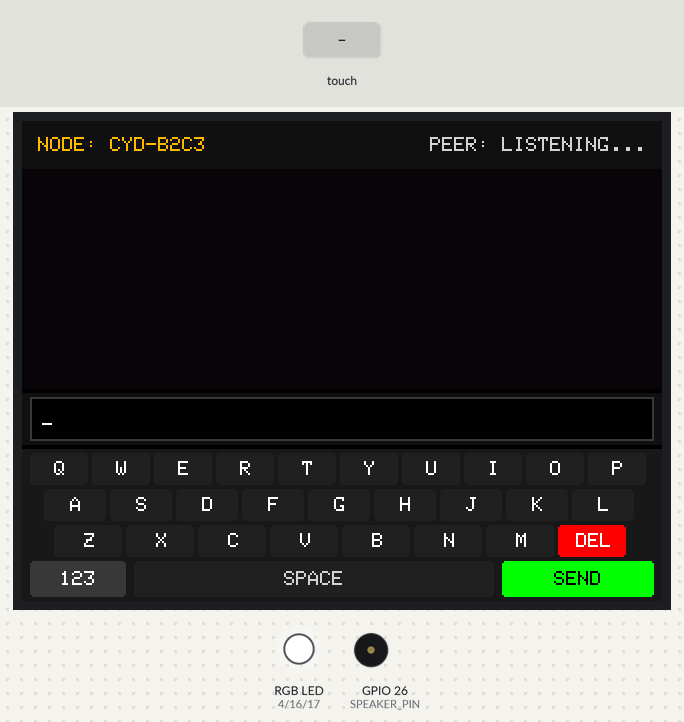
The program below on a simulated ESP32. On the bench: 320×240 colour display, an RGB LED mixed from three pins (HIGH = lit), buzzer (waves = sounding). The inputs (shaded band) are chosen by the test bench. What the program prints to the serial monitor is not drawn.

Above: at 6.6 s.
6.7 s: touch panel pressed at 13 % / 70 % of its raw x / y range
At 7.3 s:
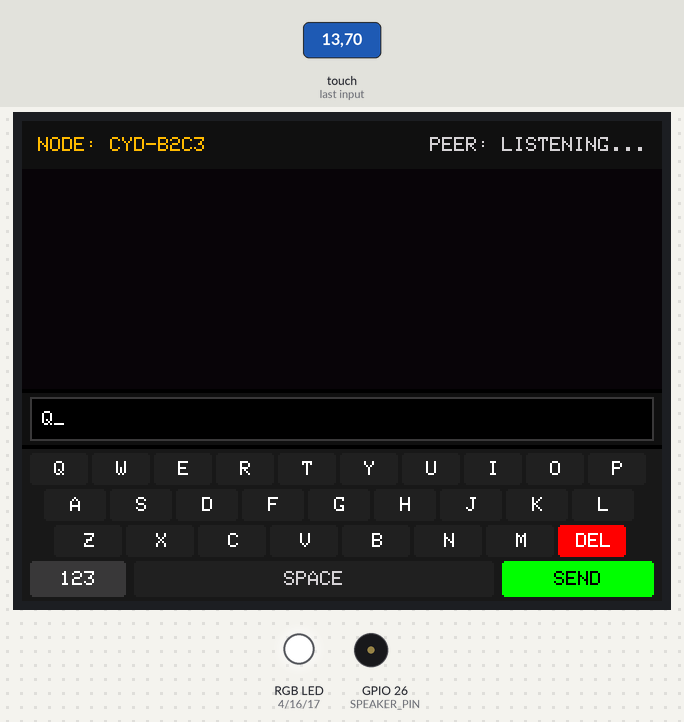
8.2 s: touch panel pressed at 87 % / 90 % of its raw x / y range
At 9.4 s:
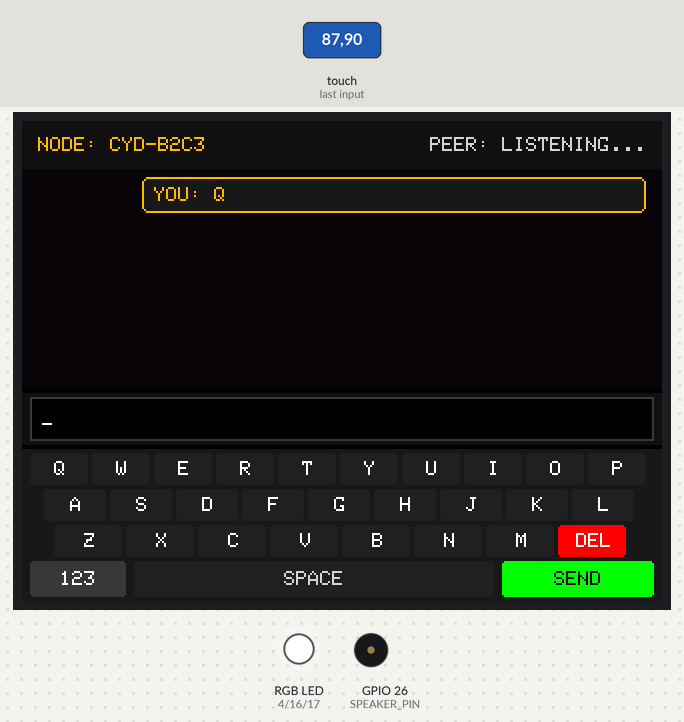
9.7 s: touch panel pressed at 62 % / 70 % of its raw x / y range
At 10.9 s:
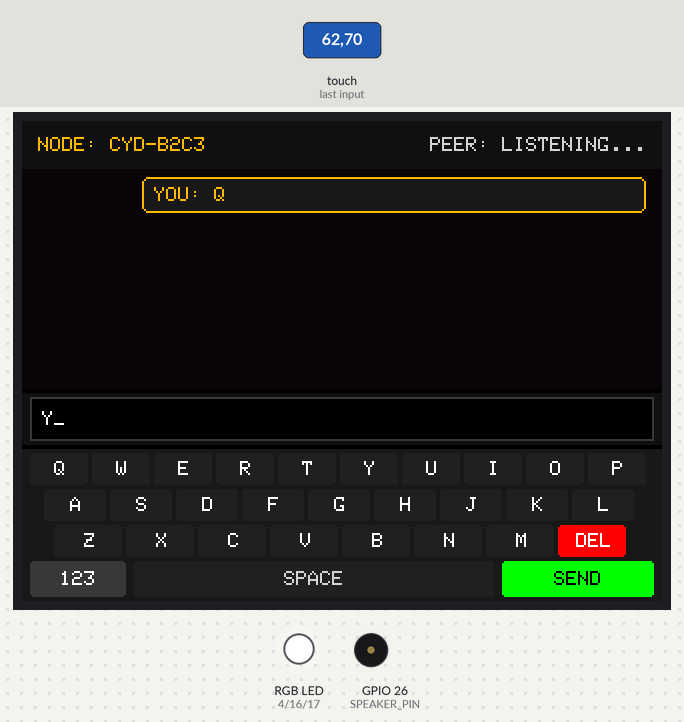
11.2 s: touch panel pressed at 38 % / 70 % of its raw x / y range
At 11.8 s:
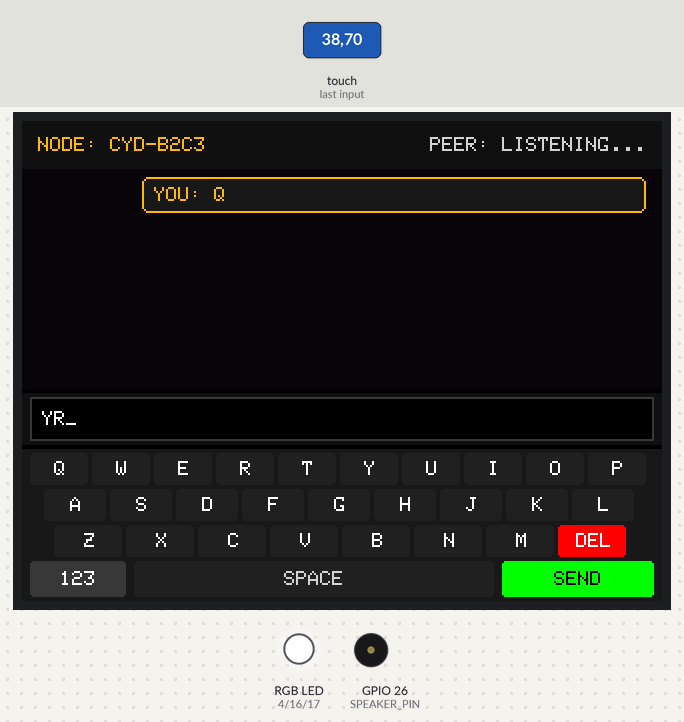
12.7 s: touch panel pressed at 87 % / 70 % of its raw x / y range
At 13.1 s:
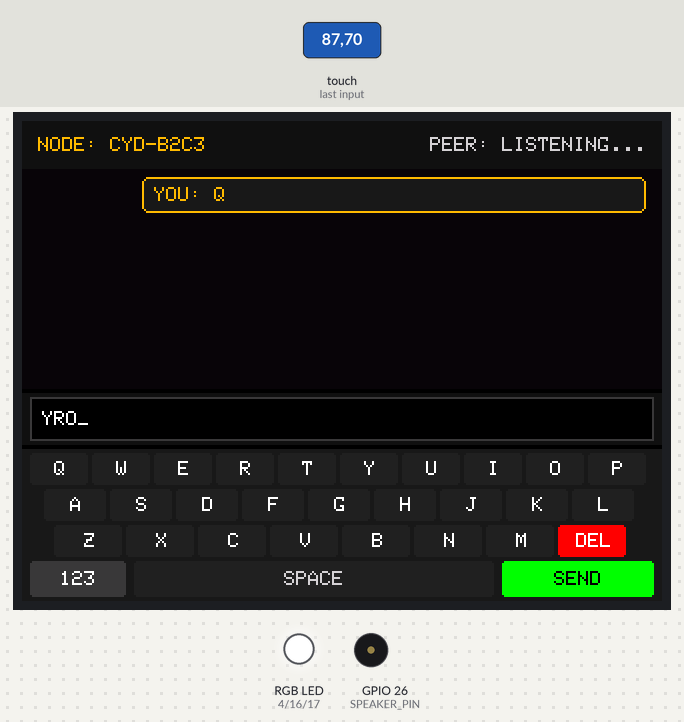
14.2 s: touch panel pressed at 13 % / 90 % of its raw x / y range
At 14.8 s:
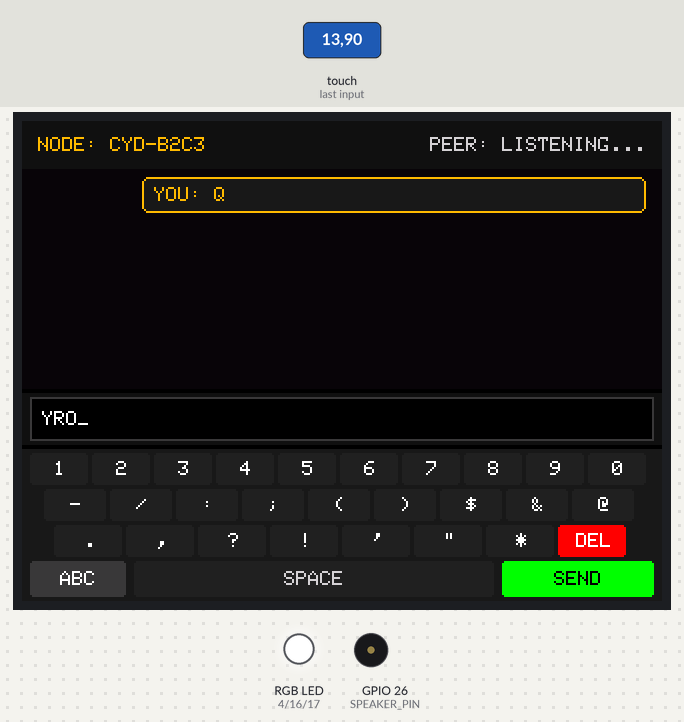
Timing chart, 0 to 16.7 s (numbered marks = the images above; inputs shaded):
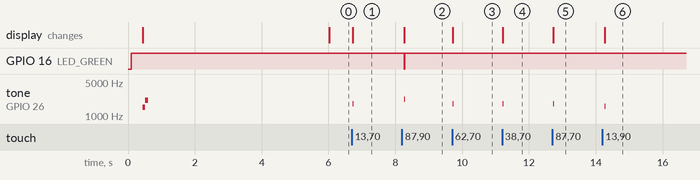

Measured:
- after the input at 6.7 s, tone on GPIO 26 (SPEAKER_PIN): silent → 1800 Hz at once, → silent 0.01 s later; the display: changes at once (image 1)
- after the input at 8.2 s, GPIO 16 (LED_GREEN): HIGH → LOW after 0.07 s, → HIGH 0.02 s later; tone on GPIO 26 (SPEAKER_PIN): silent → 2200 Hz after 0.07 s, → silent 0.03 s later; the display: changes after 0.07 s (image 2)
- after the input at 9.7 s, tone on GPIO 26 (SPEAKER_PIN): silent → 1800 Hz at once, → silent 0.01 s later; the display: changes at once (image 3)
- after the input at 11.2 s, tone on GPIO 26 (SPEAKER_PIN): silent → 1800 Hz at once, → silent 0.01 s later; the display: changes at once (image 4)
- after the input at 12.7 s, tone on GPIO 26 (SPEAKER_PIN): silent → 1800 Hz at once, → silent 0.01 s later; the display: changes at once (image 5)
- after the input at 14.2 s, tone on GPIO 26 (SPEAKER_PIN): silent → 1600 Hz after 0.06 s, → silent 0.02 s later; the display: changes after 0.06 s (image 6)

The program:

main.cpp
```cpp
/**
 * @file main.cpp
 * @brief 31 - CYD-to-CYD Tactical P2P Off-Grid Messenger & Pager
 * @author Tushar Aggarwal (tushar2704)
 * @repository https://github.com/tushar2704/Cheap-Yellow-Display-Community
 *
 * Community Channels:
 * - Tech & Coding: https://youtube.com/@IamNotIntoTech
 * - 3D Printing & Enclosure: https://youtube.com/@Makerrdesigns
 *
 * Hardware:
 * - Two or more ESP32-2432S028R Cheap Yellow Displays
 * - Protocol: Raw ESP-NOW 2.4GHz Peer-to-Peer
 * - Audio Chimes: GPIO 26
 * - RGB Alert: GPIO 4, 16, 17
 */

#include <Arduino.h>
#include <SPI.h>
#include <WiFi.h>
#include <esp_now.h>
#include <TFT_eSPI.h>
#include <XPT2046_Touchscreen.h>

// Hardware Pin Definitions
#define XPT2046_IRQ   36
#define XPT2046_MOSI  13
#define XPT2046_MISO  12
#define XPT2046_CLK   14
#define XPT2046_CS    33

#define LED_RED       4
#define LED_GREEN     16
#define LED_BLUE      17
#define SPEAKER_PIN   26

// Touchscreen Calibration
#define TS_MINX 300
#define TS_MAXX 3800
#define TS_MINY 200
#define TS_MAXY 3700

// Initialize Display & Touch
TFT_eSPI tft = TFT_eSPI();
SPIClass touchSPI(VSPI);
XPT2046_Touchscreen ts(XPT2046_CS, XPT2046_IRQ);

// Packet Definitions
#define PKT_TYPE_CHAT   0x01
#define PKT_TYPE_BEACON 0x02

struct __attribute__((packed)) ChatPacket {
  uint8_t msgType;
  char sender[10];
  char text[42];
  uint32_t msgId;
};

uint8_t broadcastMac[] = {0xFF, 0xFF, 0xFF, 0xFF, 0xFF, 0xFF};

// Chat History Buffer (Last 5 messages)
struct ChatMessage {
  bool isMine;
  char sender[10];
  char text[42];
  unsigned long timeReceived;
};
#define MAX_CHAT_HISTORY 5
ChatMessage chatLog[MAX_CHAT_HISTORY];
int chatCount = 0;

// Typing Buffer
char inputBuffer[36] = "";
int inputLen = 0;
char myNodeName[10] = "CYD-ALPHA";
bool numMode = false;

// Peer Status
unsigned long lastPeerSeen = 0;
char lastPeerName[10] = "SEARCHING";

void setRgb(bool r, bool g, bool b) {
  digitalWrite(LED_RED, r ? LOW : HIGH);
  digitalWrite(LED_GREEN, g ? LOW : HIGH);
  digitalWrite(LED_BLUE, b ? LOW : HIGH);
}

void playBeep(int freq, int dur) {
  tone(SPEAKER_PIN, freq, dur);
}

// Draw Functions
void drawHeader();
void drawChatLog();
void drawInputBox();
void drawKeyboard();

void addChatMessage(bool isMine, const char* sender, const char* text) {
  if (chatCount < MAX_CHAT_HISTORY) {
    chatLog[chatCount].isMine = isMine;
    strncpy(chatLog[chatCount].sender, sender, 9);
    chatLog[chatCount].sender[9] = '\0';
    strncpy(chatLog[chatCount].text, text, 41);
    chatLog[chatCount].text[41] = '\0';
    chatLog[chatCount].timeReceived = millis() / 1000;
    chatCount++;
  } else {
    // Shift left
    for (int i = 0; i < MAX_CHAT_HISTORY - 1; i++) {
      chatLog[i] = chatLog[i + 1];
    }
    chatLog[MAX_CHAT_HISTORY - 1].isMine = isMine;
    strncpy(chatLog[MAX_CHAT_HISTORY - 1].sender, sender, 9);
    chatLog[MAX_CHAT_HISTORY - 1].sender[9] = '\0';
    strncpy(chatLog[MAX_CHAT_HISTORY - 1].text, text, 41);
    chatLog[MAX_CHAT_HISTORY - 1].text[41] = '\0';
    chatLog[MAX_CHAT_HISTORY - 1].timeReceived = millis() / 1000;
  }
  drawChatLog();
}

// ESP-NOW Receive Callback
void onDataRecv(const uint8_t *mac, const uint8_t *data, int len) {
  if (len == sizeof(ChatPacket)) {
    ChatPacket pkt;
    memcpy(&pkt, data, sizeof(pkt));

    if (pkt.msgType == PKT_TYPE_CHAT) {
      addChatMessage(false, pkt.sender, pkt.text);
      // Double acoustic chime
      setRgb(false, false, true);
      playBeep(1800, 40);
      delay(60);
      playBeep(2400, 60);
      delay(80);
      setRgb(false, false, false);
    } else if (pkt.msgType == PKT_TYPE_BEACON) {
      lastPeerSeen = millis();
      strncpy(lastPeerName, pkt.sender, 9);
      lastPeerName[9] = '\0';
      drawHeader();
    }
  }
}

void drawHeader() {
  tft.fillRect(0, 0, 320, 24, 0x1082); // Header navy

  tft.setTextColor(0xFDC0, 0x1082);
  tft.setTextSize(1);
  tft.setTextDatum(ML_DATUM);
  tft.drawString(String("NODE: ") + myNodeName, 8, 12);

  bool peerOnline = (millis() - lastPeerSeen < 6000);
  tft.setTextDatum(MR_DATUM);
  if (peerOnline) {
    tft.setTextColor(0x07E0, 0x1082);
    tft.drawString(String("LINKED: ") + lastPeerName, 312, 12);
  } else {
    tft.setTextColor(TFT_LIGHTGREY, 0x1082);
    tft.drawString("PEER: LISTENING...", 312, 12);
  }
}

void drawChatLog() {
  tft.fillRect(0, 24, 320, 110, 0x0821);

  tft.setTextDatum(TL_DATUM);
  tft.setTextSize(1);

  for (int i = 0; i < chatCount; i++) {
    int y = 28 + (i * 21);
    bool isMine = chatLog[i].isMine;

    // Chat Bubble Background
    uint16_t bubbleBg = isMine ? 0x18C3 : 0x2104;
    uint16_t borderCol = isMine ? 0xFDC0 : 0x39C7;
    int bubbleX = isMine ? 60 : 8;
    int bubbleW = 252;

    tft.fillRoundRect(bubbleX, y, bubbleW, 18, 3, bubbleBg);
    tft.drawRoundRect(bubbleX, y, bubbleW, 18, 3, borderCol);

    // Text prefix
    char lineBuf[64];
    snprintf(lineBuf, sizeof(lineBuf), "%s: %s", isMine ? "YOU" : chatLog[i].sender, chatLog[i].text);
    tft.setTextColor(isMine ? 0xFDC0 : TFT_WHITE, bubbleBg);
    tft.drawString(lineBuf, bubbleX + 6, y + 5);
  }
}

void drawInputBox() {
  tft.fillRect(0, 136, 320, 26, 0x1082);
  tft.drawRect(4, 138, 312, 22, 0x39C7);
  tft.fillRect(5, 139, 310, 20, TFT_BLACK);

  tft.setTextColor(TFT_WHITE, TFT_BLACK);
  tft.setTextSize(1);
  tft.setTextDatum(ML_DATUM);
  tft.drawString(String(inputBuffer) + "_", 10, 149);
}

// Virtual Keyboard Layout
const char* keyRowsAlpha[4] = {
  "QWERTYUIOP",
  "ASDFGHJKL",
  "ZXCVBNM<",
  "#  SEND"
};

const char* keyRowsNum[4] = {
  "1234567890",
  "-/:;()$&@\"",
  ".,?!'\"*<",
  "A  SEND"
};

void drawKeyboard() {
  tft.fillRect(0, 164, 320, 76, 0x18C3);

  const char** rows = numMode ? keyRowsNum : keyRowsAlpha;
  tft.setTextDatum(MC_DATUM);
  tft.setTextSize(1);

  // Row 0 (10 keys)
  int row0W = 31;
  for (int i = 0; i < 10; i++) {
    int kx = 4 + i * row0W;
    tft.fillRoundRect(kx, 166, row0W - 2, 16, 2, 0x2104);
    tft.setTextColor(TFT_WHITE, 0x2104);
    char ch[2] = {rows[0][i], '\0'};
    tft.drawString(ch, kx + (row0W / 2), 174);
  }

  // Row 1 (9 keys)
  int row1W = 33;
  for (int i = 0; i < 9; i++) {
    int kx = 11 + i * row1W;
    tft.fillRoundRect(kx, 184, row1W - 2, 16, 2, 0x2104);
    tft.setTextColor(TFT_WHITE, 0x2104);
    char ch[2] = {rows[1][i], '\0'};
    tft.drawString(ch, kx + (row1W / 2), 192);
  }

  // Row 2 (8 keys: 7 letters + Backspace '<')
  int row2W = 36;
  for (int i = 0; i < 8; i++) {
    int kx = 16 + i * row2W;
    bool isDel = (rows[2][i] == '<');
    uint16_t bg = isDel ? 0xF800 : 0x2104;
    tft.fillRoundRect(kx, 202, row2W - 2, 16, 2, bg);
    tft.setTextColor(TFT_WHITE, bg);
    if (isDel) {
      tft.drawString("DEL", kx + (row2W / 2), 210);
    } else {
      char ch[2] = {rows[2][i], '\0'};
      tft.drawString(ch, kx + (row2W / 2), 210);
    }
  }

  // Row 3: Mode Switch, Spacebar, Send
  // Mode switch
  tft.fillRoundRect(4, 220, 48, 18, 2, 0x39C7);
  tft.setTextColor(TFT_WHITE, 0x39C7);
  tft.drawString(numMode ? "ABC" : "123", 28, 229);

  // Spacebar
  tft.fillRoundRect(56, 220, 180, 18, 2, 0x2104);
  tft.setTextColor(TFT_LIGHTGREY, 0x2104);
  tft.drawString("SPACE", 146, 229);

  // Send Button
  tft.fillRoundRect(240, 220, 76, 18, 2, 0x07E0);
  tft.setTextColor(TFT_BLACK, 0x07E0);
  tft.drawString("SEND", 278, 229);
}

void sendMessage() {
  if (inputLen == 0) return;

  ChatPacket pkt;
  pkt.msgType = PKT_TYPE_CHAT;
  strncpy(pkt.sender, myNodeName, 9);
  pkt.sender[9] = '\0';
  strncpy(pkt.text, inputBuffer, 41);
  pkt.text[41] = '\0';
  pkt.msgId = millis();

  esp_now_send(broadcastMac, (uint8_t*)&pkt, sizeof(pkt));

  addChatMessage(true, myNodeName, inputBuffer);

  // Clear input
  inputBuffer[0] = '\0';
  inputLen = 0;
  drawInputBox();

  playBeep(2200, 30);
  setRgb(false, true, false);
  delay(15);
  setRgb(false, false, false);
}

void setup() {
  Serial.begin(115200);
  delay(100);
  Serial.println("\n[CYD-31] CYD Tactical Messenger Initializing...");

  pinMode(LED_RED, OUTPUT);
  pinMode(LED_GREEN, OUTPUT);
  pinMode(LED_BLUE, OUTPUT);
  pinMode(SPEAKER_PIN, OUTPUT);
  setRgb(false, false, false);

  tft.init();
  tft.setRotation(1);
  tft.fillScreen(TFT_BLACK);

  touchSPI.begin(XPT2046_CLK, XPT2046_MISO, XPT2046_MOSI, XPT2046_CS);
  ts.begin(touchSPI);
  ts.setRotation(1);

  // Pick unique node ID based on MAC
  uint8_t mac[6];
  WiFi.macAddress(mac);
  snprintf(myNodeName, sizeof(myNodeName), "CYD-%02X%02X", mac[4], mac[5]);

  // ESP-NOW Setup
  WiFi.mode(WIFI_STA);
  WiFi.disconnect();
  esp_now_init();
  esp_now_register_recv_cb(onDataRecv);

  esp_now_peer_info_t peerInfo = {};
  memcpy(peerInfo.peer_addr, broadcastMac, 6);
  peerInfo.channel = 1;
  peerInfo.encrypt = false;
  esp_now_add_peer(&peerInfo);

  drawHeader();
  drawChatLog();
  drawInputBox();
  drawKeyboard();

  playBeep(1500, 70);
  delay(80);
  playBeep(2100, 90);
}

unsigned long lastBeacon = 0;

void loop() {
  // Broadcast Presence Beacon every 3 seconds
  if (millis() - lastBeacon > 3000) {
    lastBeacon = millis();
    ChatPacket pkt;
    pkt.msgType = PKT_TYPE_BEACON;
    strncpy(pkt.sender, myNodeName, 9);
    pkt.sender[9] = '\0';
    pkt.text[0] = '\0';
    pkt.msgId = millis();
    esp_now_send(broadcastMac, (uint8_t*)&pkt, sizeof(pkt));
    drawHeader();
  }

  // Handle Touch Inputs on Virtual Keyboard
  if (ts.touched()) {
    TS_Point p = ts.getPoint();
    int x = map(p.x, TS_MINX, TS_MAXX, 0, 320);
    int y = map(p.y, TS_MINY, TS_MAXY, 0, 240);

    const char** rows = numMode ? keyRowsNum : keyRowsAlpha;

    // Keyboard Y ranges:
    // Row 0: 166 - 182
    if (y >= 164 && y <= 182) {
      int idx = (x - 4) / 31;
      if (idx >= 0 && idx < 10 && inputLen < 35) {
        inputBuffer[inputLen++] = rows[0][idx];
        inputBuffer[inputLen] = '\0';
        drawInputBox();
        playBeep(1800, 15);
        delay(140);
      }
    }
    // Row 1: 184 - 200
    else if (y >= 183 && y <= 200) {
      int idx = (x - 11) / 33;
      if (idx >= 0 && idx < 9 && inputLen < 35) {
        inputBuffer[inputLen++] = rows[1][idx];
        inputBuffer[inputLen] = '\0';
        drawInputBox();
        playBeep(1800, 15);
        delay(140);
      }
    }
    // Row 2: 202 - 218
    else if (y >= 201 && y <= 218) {
      int idx = (x - 16) / 36;
      if (idx >= 0 && idx < 7 && inputLen < 35) {
        inputBuffer[inputLen++] = rows[2][idx];
        inputBuffer[inputLen] = '\0';
        drawInputBox();
        playBeep(1800, 15);
        delay(140);
      } else if (idx == 7) {
        // Backspace
        if (inputLen > 0) {
          inputLen--;
          inputBuffer[inputLen] = '\0';
          drawInputBox();
          playBeep(1200, 20);
          delay(140);
        }
      }
    }
    // Row 3: 219 - 238
    else if (y >= 219 && y <= 240) {
      // Mode switch (x: 4 to 52)
      if (x >= 4 && x <= 52) {
        numMode = !numMode;
        drawKeyboard();
        playBeep(1600, 20);
        delay(180);
      }
      // Spacebar (x: 56 to 236)
      else if (x >= 56 && x <= 236 && inputLen < 35) {
        inputBuffer[inputLen++] = ' ';
        inputBuffer[inputLen] = '\0';
        drawInputBox();
        playBeep(1600, 15);
        delay(140);
      }
      // Send button (x >= 240)
      else if (x >= 240) {
        sendMessage();
        delay(200);
      }
    }
  }

  delay(15);
}
```
